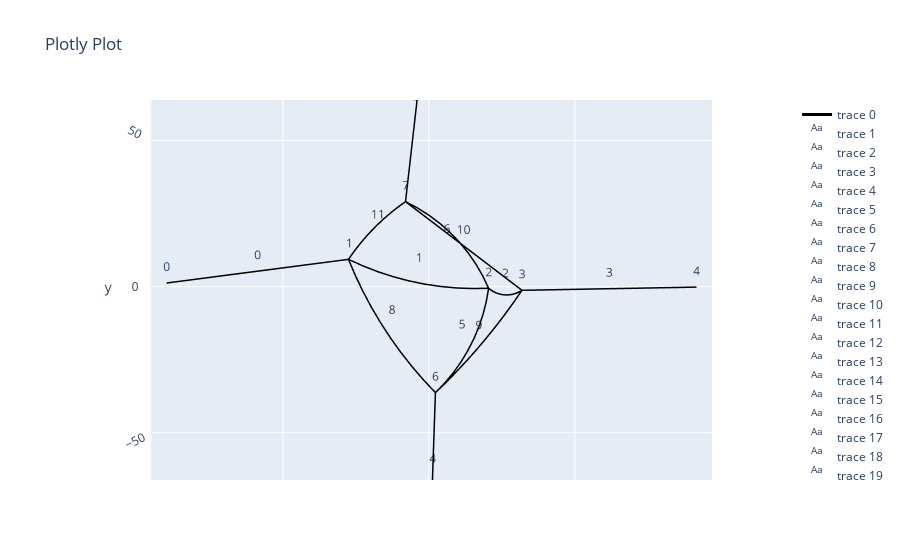

Here is the notebook cell this chart was saved with:
### Markdown cell above
### Step 3: Define elements as a curves
An (optional) optimization algorithm finds the vertex locations minimizing abs(l1-l0). Next the (optimized) network is scaled down, and edges are defined as arcs.

available error functions in the optimization algorithms are:
- 'no optimization' : Network is scaled down directly, and no alogirthm is applied
- 'standard'        : a standard L2-norm quantifies the error
- 'sigmoid'         : a sigmoid function skews the L2-norm to penalize too short edges more (b>0) or too long edges more (b<0)

Preliminary results shows best results using a standard L2 error function

### Code cell
# net.initialize_shape_optimizer(function_type = 'no optimization',  method = 'L-BFGS-B', params = None)
# net.initialize_shape_optimizer(function_type = 'standard',  method = 'L-BFGS-B',options ={"maxiter": 10000, "maxfun": 1500000, "maxls": 5000})
net.initialize_shape_optimizer(function_type = 'standard',  method = 'Gauss-Seidel',options ={"maxiter": 1000, "damping": .1, "correction_scalar": 1.5, "tol": 1e-6})
# net.initialize_shape_optimizer(function_type = 'standard',  method = 'trust-constr')
# net.initialize_shape_optimizer(function_type = 'sigmoid',  method = 'L-BFGS-B', params = {'a': 4, 'b': -1})
net.optimize_vertices()
reference_point = [0,0,0]                         # The network will be scaler relative to this point
net.scale_vertices(reference_point, net.l_scalar, account_for_leafs = True) # If you don't provide a scalar, it will use network.l_scalar automatically

# #  You can plot the scaled network like this
# # net.net_plot(color=True, plot_type='scaled')

# # Determine the Radius and Angle of the circle that define the arc of each element
R, th = net.arc_param()
# # for the arc length (net.l1 * net.l_scalar) is used unless specified otherwise, for the cord length (net.l0) is used unless specified otherwise
xyz = net.arc_points(n = 10) 

net.net_plot(color=True, plot_type='arcs', elables=True, vlabels = True)
# net.net_plot(color=True, plot_type='optimized', elables=False, vlabels = False)

# np.min(R/net.l0), net.l_scalar, np.min(net.l0 - net.l1), np.max(net.l0 - net.l1)
net.l_scalar

### Figure 1 — Plotly figure (JSON) as saved in the notebook; plotly's stock layout.template omitted (floating-point values rounded to 4 significant figures; data arrays with more than 128 entries replaced by an {"elided": "..."} marker saying what was removed)
{"data": [{"line": {"color": "black", "width": 3}, "mode": "lines", "type": "scatter3d", "x": {"elided": "132 float values"}, "y": {"elided": "132 float values"}, "z": {"elided": "132 int values"}}, {"mode": "text", "text": ["0"], "type": "scatter3d", "x": [-58.43], "y": [5.259], "z": [0]}, {"mode": "text", "text": ["1"], "type": "scatter3d", "x": [-3.503], "y": [4.365], "z": [0]}, {"mode": "text", "text": ["2"], "type": "scatter3d", "x": [26.08], "y": [-0.9143], "z": [0]}, {"mode": "text", "text": ["3"], "type": "scatter3d", "x": [61.53], "y": [-0.7169], "z": [0]}, {"mode": "text", "text": ["4"], "type": "scatter3d", "x": [1.296], "y": [-64.07], "z": [0]}, {"mode": "text", "text": ["5"], "type": "scatter3d", "x": [11.33], "y": [-18.36], "z": [0]}, {"mode": "text", "text": ["6"], "type": "scatter3d", "x": [6.225], "y": [14.21], "z": [0]}, {"mode": "text", "text": ["7"], "type": "scatter3d", "x": [-4.495], "y": [59.32], "z": [0]}, {"mode": "text", "text": ["8"], "type": "scatter3d", "x": [-12.57], "y": [-13.43], "z": [0]}, {"mode": "text", "text": ["9"], "type": "scatter3d", "x": [17.01], "y": [-18.71], "z": [0]}, {"mode": "text", "text": ["10"], "type": "scatter3d", "x": [11.91], "y": [13.86], "z": [0]}, {"mode": "text", "text": ["11"], "type": "scatter3d", "x": [-17.67], "y": [19.14], "z": [0]}, {"mode": "text", "text": ["0"], "type": "scatter3d", "x": [-89.45], "y": [1.223], "z": [0]}, {"mode": "text", "text": ["1"], "type": "scatter3d", "x": [-27.4], "y": [9.294], "z": [0]}, {"mode": "text", "text": ["2"], "type": "scatter3d", "x": [20.4], "y": [-0.5633], "z": [0]}, {"mode": "text", "text": ["3"], "type": "scatter3d", "x": [31.77], "y": [-1.265], "z": [0]}, {"mode": "text", "text": ["4"], "type": "scatter3d", "x": [91.28], "y": [-0.1684], "z": [0]}, {"mode": "text", "text": ["5"], "type": "scatter3d", "x": [0.3363], "y": [-91.97], "z": [0]}, {"mode": "text", "text": ["6"], "type": "scatter3d", "x": [2.256], "y": [-36.16], "z": [0]}, {"mode": "text", "text": ["7"], "type": "scatter3d", "x": [-7.946], "y": [28.98], "z": [0]}, {"mode": "text", "text": ["8"], "type": "scatter3d", "x": [-1.043], "y": [89.65], "z": [0]}], "layout": {"scene": {"aspectmode": "data", "camera": {"center": {"x": 0, "y": 0, "z": 0}, "eye": {"x": 0, "y": 0, "z": 4.598}, "up": {"x": 0, "y": 1, "z": 0}}}, "title": {"text": "Plotly Plot"}}}
